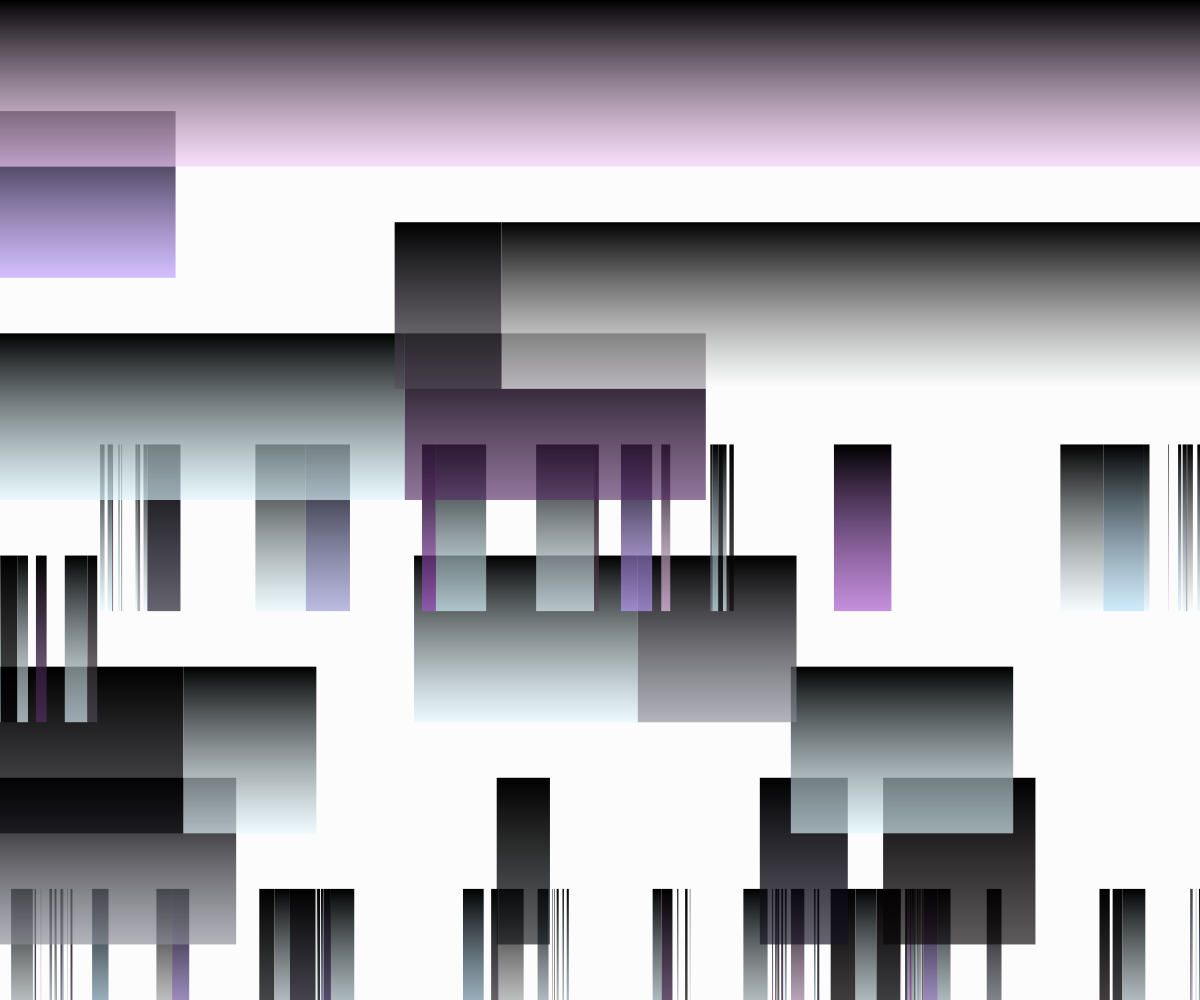
Frame 1 (no input)
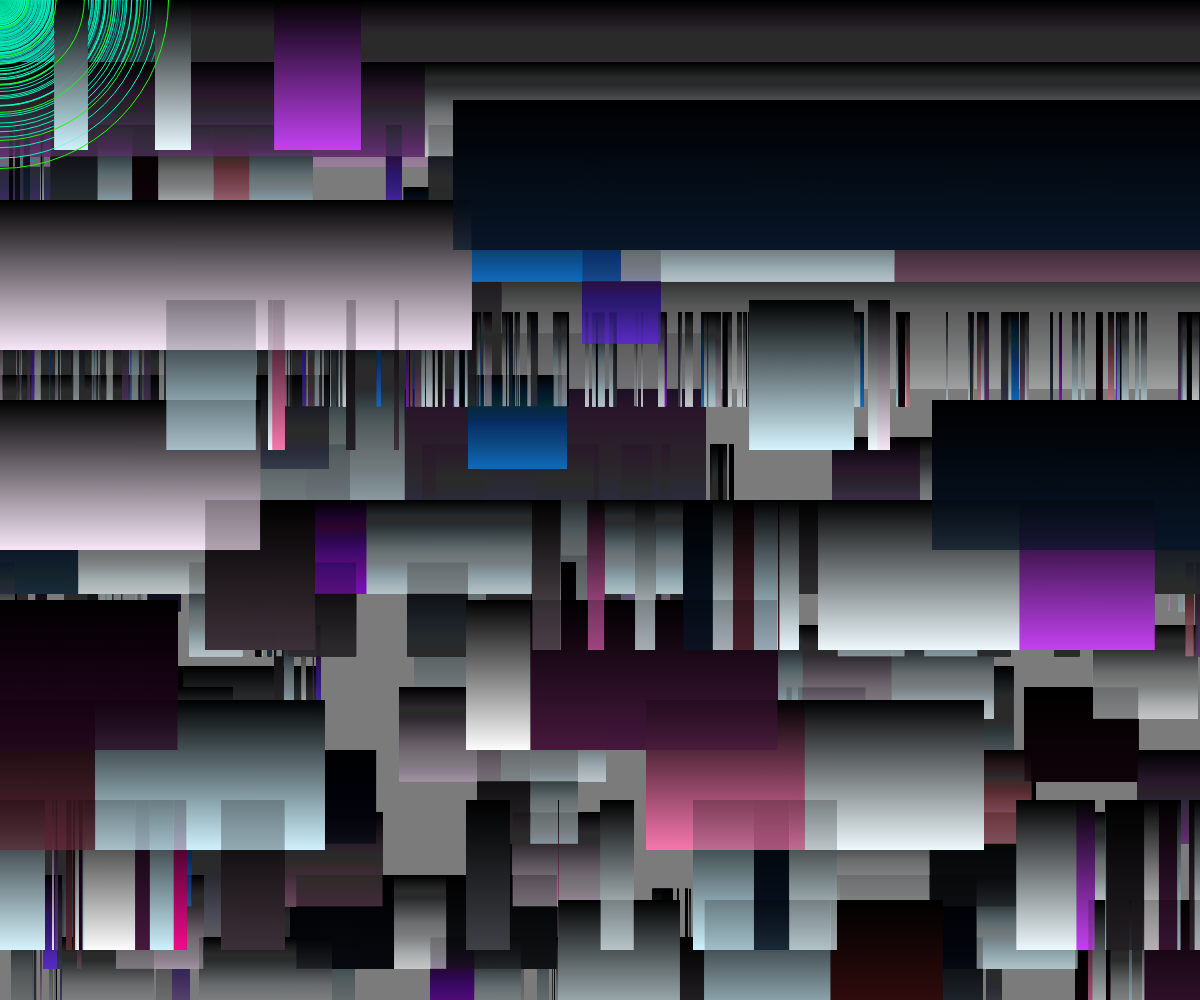
Frame 60 (no input)
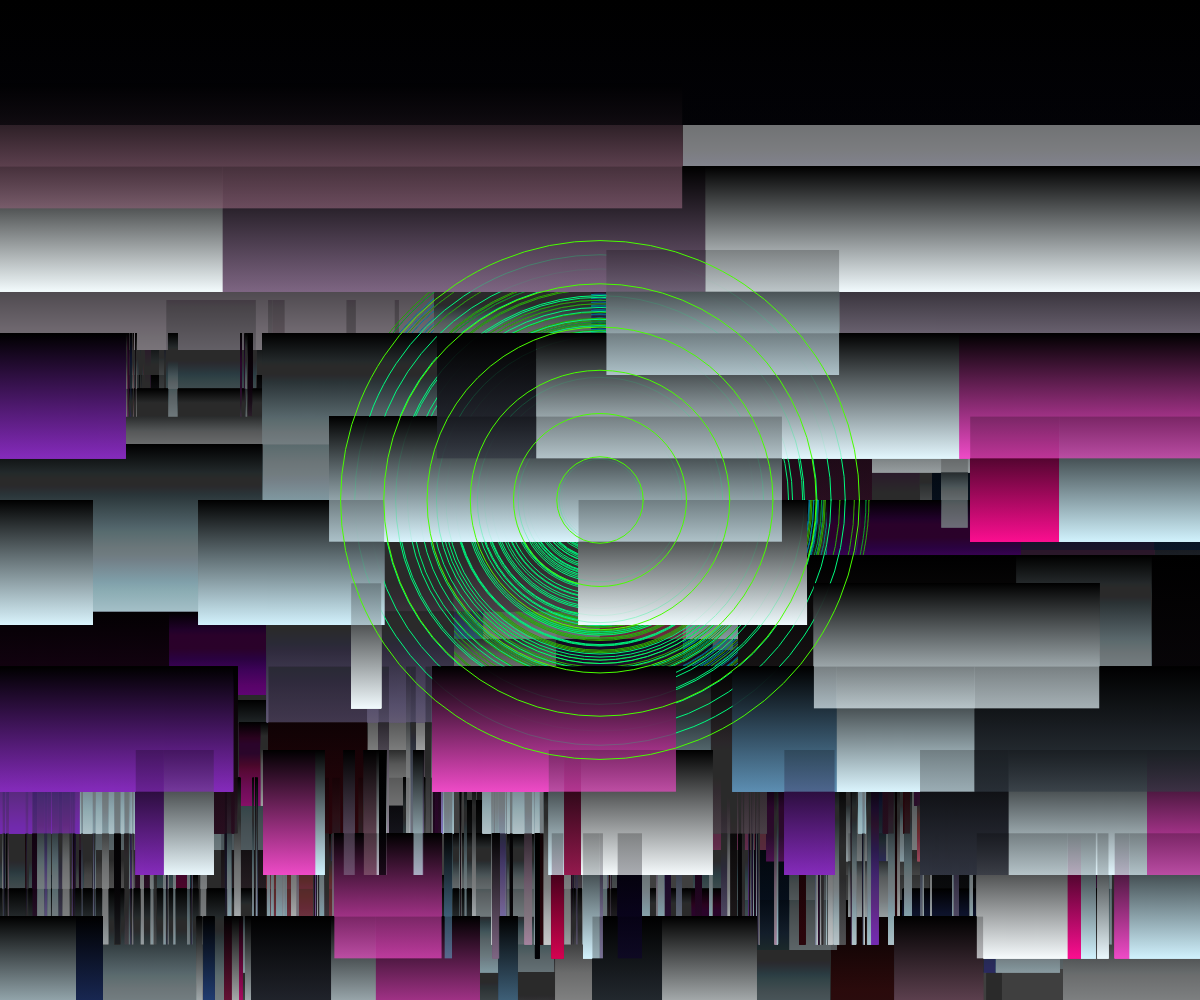
Frame 120 (the mouse pressed at the canvas centre since frame 60)

The p5.js sketch that drew these frames (run headless with seeded random() and noise() and a simulated clock; from frame 60 on, the mouse is pressed at the canvas centre):

// p5.js sketch
// ── sketch.js
var colorCount = 30;
var hueValues = [];
var saturationValues = [];
var brightnessValues = [];
var actRandomSeed = 0;
var alphaValue = 65;
var r = 0;

function setup() {
  createCanvas(windowWidth, windowHeight);
  colorMode(HSB, 360, 100, 100, 100);
  noStroke();
}

function draw() {
  background(random(20), 1);
  randomSeed(actRandomSeed);
  colorGrid();
  noFill();
  stroke(random(100, 200), 100, 100);
  //circle(mouseX, mouseY, r);
  for (let i = 0; i < 7; i++) {
    ellipse(mouseX, mouseY, r * i);
  }
  r += random(-5, 5);
  
  if (r > height*.75){
    r = 0
  }
}

function colorGrid() {
  // ------ colors ------
  // create palette
  for (var i = 0; i < colorCount; i++) {
    if (i % 2 == 0) {
      hueValues[i] = random(200, 360);
      saturationValues[i] = random(100);
      brightnessValues[i] = random(100);
    } else {
      hueValues[i] = 195;
      saturationValues[i] = random(20);
      brightnessValues[i] = 100;
    }
  }

  // ------ area tiling ------
  // count tiles
  var counter = 0;
  // row count and row height
  var rowCount = int(random(5, 30));
  var rowHeight = height / rowCount;

  // seperate each line in parts
  for (var i = rowCount; i >= 0; i--) {
    // how many fragments
    var partCount = i + 1;
    var parts = [];

    for (var ii = 0; ii < partCount; ii++) {
      // sub fragments or not?
      if (random() < 0.075) {
        // take care of big values
        var fragments = int(random(2, 20));
        partCount = partCount + fragments;
        for (var iii = 0; iii < fragments; iii++) {
          parts.push(random(2));
        }
      } else {
        parts.push(random(2, 20));
      }
    }

    // add all subparts
    var sumPartsTotal = 0;
    for (var ii = 0; ii < partCount; ii++) {
      sumPartsTotal += parts[ii];
    }

    // draw rects
    var sumPartsNow = 0;
    for (var ii = 0; ii < parts.length; ii++) {
      sumPartsNow += parts[ii];

      if (random() < 0.45) {
        var x = map(sumPartsNow, 0, sumPartsTotal, 0, width);
        var y = rowHeight * i;
        var w = -map(parts[ii], 0, sumPartsTotal, 0, width);
        var h = rowHeight * 1.5;

        var index = counter % colorCount;
        var col1 = color(0);
        var col2 = color(
          hueValues[index],
          saturationValues[index],
          brightnessValues[index],
          alphaValue
        );
        gradient(x, y, w, h, col1, col2);
      }

      counter++;
    }
  }
  if (frameCount % 20 == 0) {
    actRandomSeed = random(100000);
    loop();
  }
}

function gradient(x, y, w, h, c1, c2) {
  var ctx = drawingContext; // global canvas context p5.js var
  var grd = ctx.createLinearGradient(x, y, x, y + h);
  grd.addColorStop(0, c1.toString());
  grd.addColorStop(1, c2.toString());
  ctx.fillStyle = grd;
  ctx.fillRect(x, y, w, h);
}
